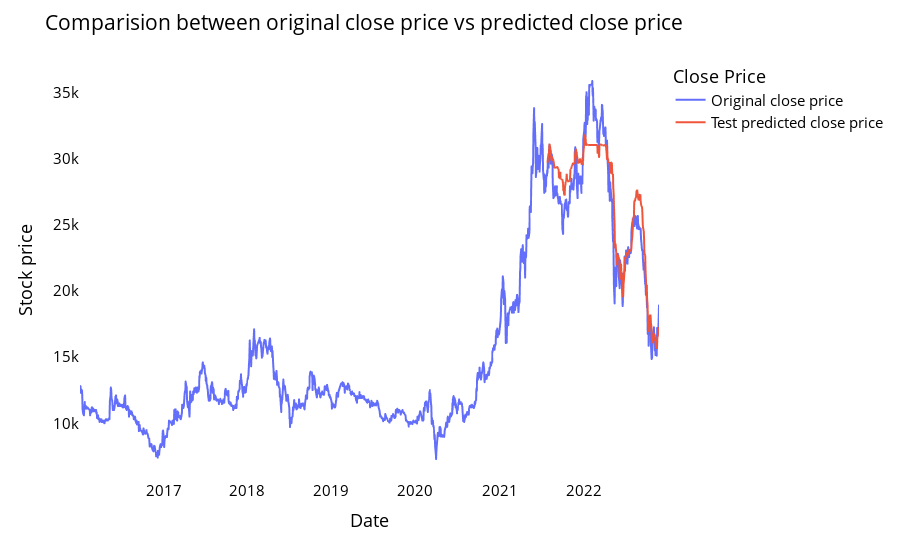

Notebook code for this chart:
### Code cell
# shift train predictions for plotting
from itertools import cycle
import plotly.express as px


print(RF_train_predict.shape)
print(RF_test_predict.shape)
print(len(closedf))

look_back=time_step
trainPredictPlot = np.empty_like(closedf)
trainPredictPlot[:, :] = np.nan
trainPredictPlot[look_back:len(RF_train_predict)+look_back, :] = RF_train_predict
print("Train predicted data: ", trainPredictPlot)

# shift test predictions for plotting
testPredictPlot = np.empty_like(closedf)
testPredictPlot[:, :] = np.nan
testPredictPlot[len(RF_train_predict)+(look_back*2)+1:len(closedf)-1, :] = RF_test_predict
print("Test predicted data: ", testPredictPlot)

close_stock['Predictions']=testPredictPlot
close_stock['Stock']='STB'
close_stock['Model']='SkLearn'
close_stock['Method']='None'
close_stock.to_csv('./output/STB_SkLearn_None.csv', index=False)

names = cycle(['Original close price','Test predicted close price'])


plotdf = pd.DataFrame({'date': close_stock['Date'],
                       'original_close': close_stock['Close'],
                      'test_predicted_close': testPredictPlot.reshape(1,-1)[0].tolist()})

fig = px.line(plotdf,x=plotdf['date'], y=[plotdf['original_close'],
                                          plotdf['test_predicted_close']],
              labels={'value':'Stock price','date': 'Date'})
fig.update_layout(title_text='Comparision between original close price vs predicted close price',
                  plot_bgcolor='white', font_size=15, font_color='black', legend_title_text='Close Price')
fig.for_each_trace(lambda t:  t.update(name = next(names)))

fig.update_xaxes(showgrid=False)
fig.update_yaxes(showgrid=False)
fig.show()

### Figure 1 — Plotly figure (JSON) as saved in the notebook; plotly's stock layout.template omitted (floating-point values rounded to 4 significant figures; data arrays with more than 128 entries replaced by an {"elided": "..."} marker saying what was removed)
{"data": [{"hovertemplate": "variable=original_close<br>Date=%{x}<br>Stock price=%{y}<extra></extra>", "legendgroup": "original_close", "line": {"color": "#636efa", "dash": "solid"}, "marker": {"symbol": "circle"}, "mode": "lines", "name": "Original close price", "showlegend": true, "type": "scattergl", "x": {"elided": "1727 str values"}, "xaxis": "x", "y": {"elided": "1727 int values"}, "yaxis": "y"}, {"hovertemplate": "variable=test_predicted_close<br>Date=%{x}<br>Stock price=%{y}<extra></extra>", "legendgroup": "test_predicted_close", "line": {"color": "#EF553B", "dash": "solid"}, "marker": {"symbol": "circle"}, "mode": "lines", "name": "Test predicted close price", "showlegend": true, "type": "scattergl", "x": {"elided": "1727 str values"}, "xaxis": "x", "y": {"elided": "1727 float values"}, "yaxis": "y"}], "layout": {"font": {"color": "black", "size": 15}, "legend": {"title": {"text": "Close Price"}, "tracegroupgap": 0}, "margin": {"t": 60}, "plot_bgcolor": "white", "title": {"text": "Comparision between original close price vs predicted close price"}, "xaxis": {"anchor": "y", "domain": [0, 1], "showgrid": false, "title": {"text": "Date"}}, "yaxis": {"anchor": "x", "domain": [0, 1], "showgrid": false, "title": {"text": "Stock price"}}}}
